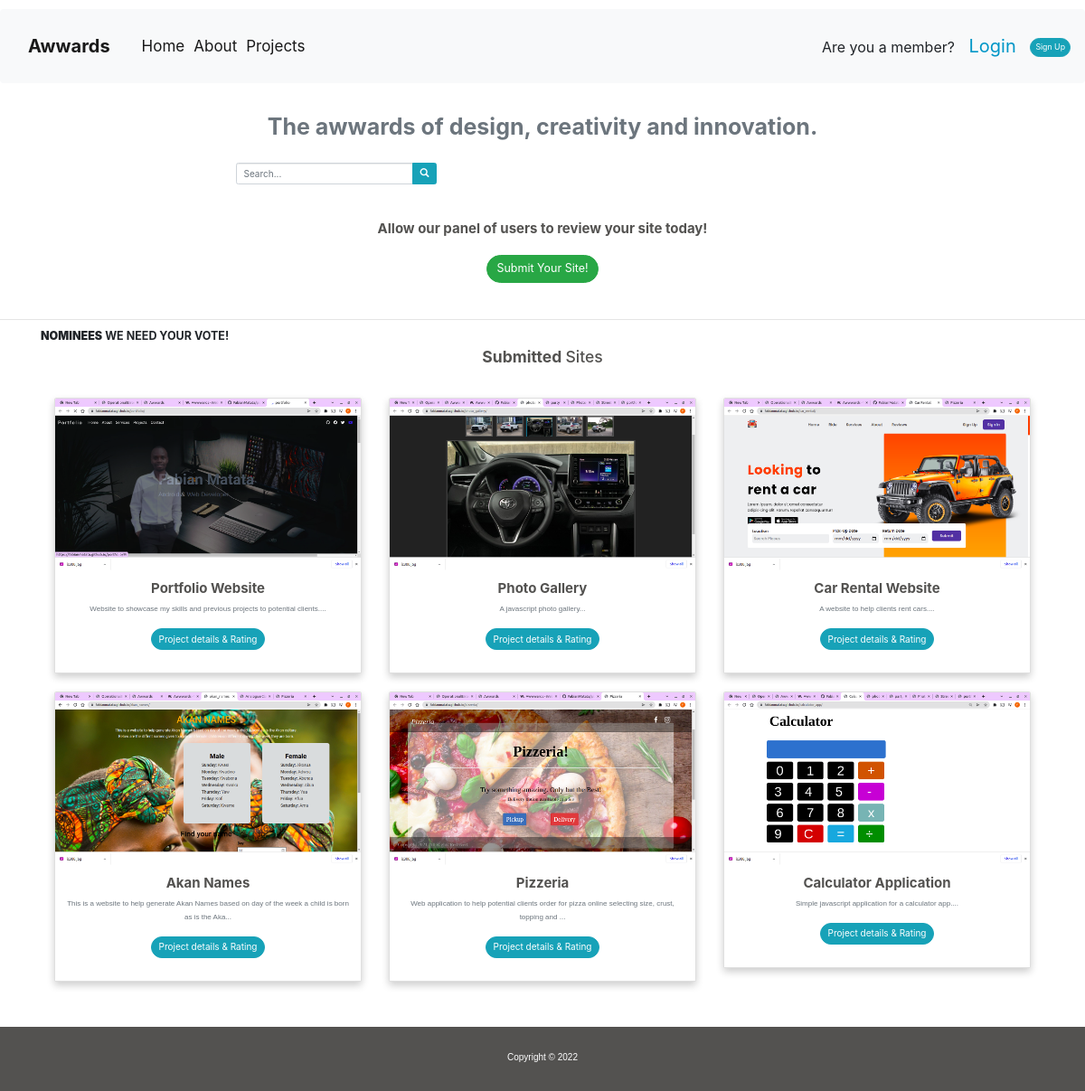
The page / on the database its author committed.
### awwards/models.py (models this page shows, shortened)
class Project(models.Model):
    webimage= models.ImageField(upload_to='webimage/',null=True)
    profile = models.ForeignKey(Profile,on_delete=models.CASCADE, null=True)
    name= models.CharField(max_length=70)
    description= models.TextField()
    link= models.CharField(max_length=200)

### awwards/views.py (the view)
# urls.py: url(r'^$',views.home,name='home'),
def home(request):
    projects=Project.objects.all()
    return render(request,'awwards/home.html',{'projects':projects})

### awwards/templates/awwards/home.html (shortened to what this page needs)
{% extends 'base.html' %}
{% block content %}
    <div style="padding:10px">
        <p class=" text-center text-muted" style="font-weight: bold; font-size: 25px;">The awwards of design, creativity and innovation. </p>
    </div>
    <form action="" style="width: 60%;">
       <div class="d-flex justify-content-center">
        <div class="form-group">
            <div class="input-group ">
                <input input type="text" class="form-control" placeholder="Search..." name="project" >
                <div class="input-group-btn">
                    <button class="btn btn-info" type="submit"><i class="glyphicon glyphicon-search"></i></button>
                </div>
            </div>
        </div>
       </div>
    </form>
        <div class="text-center container" style="padding:30px">
            <h4 style="font-weight: bold;"> Allow our panel of users to review your site today!</h4><br>
            <a class="btn btn-lg btn-success" style="border-radius: 25px;" href="{% url 'new_project' %}">Submit Your Site!</a><br>
        </div><hr>
        <div class="container">
            <h5 class="text-uppercase font-weight-bold"><strong> Nominees</strong> We need your vote!</h5>
        </div>
        <div class="container">
            <h3 style="color:#535250;text-align:center;"><strong>Submitted </strong> Sites </h3><br><br>
            {% for project in projects %}
            <div class="col-lg-4 col-lg-4 col-lg-4">
                <div class="card ">
                    <img src="{{project.webimage.url}}"  class="card-img-top img-fluid" alt="{{project.name}}" >
                    <div class="card-text text-center" style="padding: 10px;">
                        <h4 style="font-weight: bold;">{{project.name}}</h4>
                        <small class="text-muted" style="font-family: Arial, Helvetica, sans-serif;">{{project.description | slice:":100"}}...</small><br><br>
                        <a class="btn btn-info" style="border-radius: 25px;" href="/awwards/project/{{project.id}}" >Project details & Rating</a><br><br>
                    </div>
                </div>
            </div>
            {% endfor %}
        </div><br><br>
{% endblock %}

### awwards/templates/base.html (shortened to what this page needs)
{% load bootstrap3 %}
{% load static %}
<!doctype html>
<html lang="en">
  <head>
    {% block styles %}
      {% bootstrap_css %}
      <link rel="stylesheet" href="{% static 'css/index.css' %}">
      <link rel="stylesheet" href="https://cdn.jsdelivr.net/npm/bootstrap@4.3.1/dist/css/bootstrap.min.css">
      <link rel="stylesheet" href="https://cdnjs.cloudflare.com/ajax/libs/font-awesome/4.7.0/css/font-awesome.min.css">
    {% endblock %}
  </head>
  <body>
    {% include 'navbar.html' %}
    {% block content %} {%endblock%}
    {% include 'footer.html' %}
  </body>
</html>

### awwards/templates/navbar.html (shortened to what this page needs)
{% load bootstrap3 %}
   <nav class="navbar navbar-expand-lg navbar-light bg-light" style="margin-top: -100px;">
     <div class="collapse navbar-collapse" id="navbarNavDropdown" style="font-size: 17px; padding-right: 25px;">
      <ul class="navbar-nav">
        <li class="nav-item active">
          <a class="nav-link" href="/" style="font-weight: bold; font-size: 20px;">Awwards</a>
       </li>
       <li class="nav-item active">
         <a class="nav-link" href="/" style="margin-left: 25px;">Home</a>
       </li>
       <li class="nav-item active">
       <a class="nav-link" href="">About</a>
       </li>
       <li class="nav-item active">
        <a class="nav-link" href="">Projects</a>
        </li>
      </ul>
    </div>
      <div class='navbar-right'style="padding: 20px; font-size: 20px;">
        <small style="margin-right:10px">Are you a member?</small>
        <a style="color: #0096c7; margin-right:10px" href="/accounts/login">Login</a>
        <a  class="btn btn-sm btn-info" style="border-radius: 25px;" href="{% url 'register' %}">Sign Up</a>
    </div>
   </nav>

### awwards/templates/footer.html
{% load bootstrap3 %}
<footer class="page-footer font-small pt-4" style="background-color: #535250;color: white;padding-top: 30px;padding-bottom:20px;font-family:Arial, Helvetica, sans-serif">
    <div class="container">
      <div class="row">
        <div class="col-md-6 mt-md-0 mt-3">
        </div>
        <div class="col-md-6 mb-md-0 mb-3" >
        </div>
      </div>
    </div>
    <div class="footer-copyright text-center py-3">Copyright © 2022
    </div>
  </footer>

### static/css/index.css (style rules this page uses)
.navbar { background-color: #FEFDFF; padding-top: 5px; }
.card { box-shadow: 0 4px 8px 0 rgba(0,0,0,0.2); transition: 0.3s; border-radius: 5px; margin-bottom: 20px; }
.card-text { background-color: white; }
img { border-radius: 5px 5px 0 0; }
.card-img-top { width: 50px; height: 20px; object-fit: cover; }
body { padding-top: 110px; background-color: #fbfbff; }
h1,h2,h3,h4 { color:#535250; }

### rows shown on the page
Project: webimage (picture), name "Portfolio Website", description "Website to showcase my skills and previous projects to potential clients."
Project: webimage (picture), name "Photo Gallery", description "A javascript photo gallery"
Project: webimage (picture), name "Car Rental Website", description "A website to help clients rent cars."
Project: webimage (picture), name "Akan Names", description "This is a website to help generate Akan Names based on day of the week a child is born as is the Aka"
Project: webimage (picture), name "Pizzeria", description "Web application to help potential clients order for pizza online selecting size, crust, topping and"
Project: webimage (picture), name "Calculator Application", description "Simple javascript application for a calculator app."
